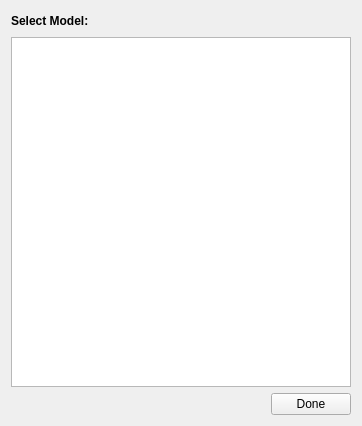
<?xml version="1.0" encoding="UTF-8"?>
<ui version="4.0">
 <class>Form</class>
 <widget class="QWidget" name="Form">
  <property name="geometry">
   <rect>
    <x>0</x>
    <y>0</y>
    <width>362</width>
    <height>426</height>
   </rect>
  </property>
  <property name="windowTitle">
   <string>Form</string>
  </property>
  <layout class="QVBoxLayout" name="verticalLayout">
   <item>
    <layout class="QHBoxLayout" name="horizontalLayout_2">
     <item>
      <widget class="QLabel" name="label">
       <property name="font">
        <font>
         <pointsize>9</pointsize>
         <weight>75</weight>
         <bold>true</bold>
        </font>
       </property>
       <property name="text">
        <string>Select Model:</string>
       </property>
      </widget>
     </item>
     <item>
      <spacer name="horizontalSpacer_2">
       <property name="orientation">
        <enum>Qt::Horizontal</enum>
       </property>
       <property name="sizeHint" stdset="0">
        <size>
         <width>40</width>
         <height>20</height>
        </size>
       </property>
      </spacer>
     </item>
    </layout>
   </item>
   <item>
    <widget class="QListWidget" name="modelNameListWidget">
     <property name="lineWidth">
      <number>5</number>
     </property>
    </widget>
   </item>
   <item>
    <layout class="QHBoxLayout" name="horizontalLayout">
     <item>
      <spacer name="horizontalSpacer">
       <property name="orientation">
        <enum>Qt::Horizontal</enum>
       </property>
       <property name="sizeHint" stdset="0">
        <size>
         <width>40</width>
         <height>20</height>
        </size>
       </property>
      </spacer>
     </item>
     <item>
      <widget class="QPushButton" name="doneButton">
       <property name="text">
        <string>Done</string>
       </property>
      </widget>
     </item>
    </layout>
   </item>
  </layout>
 </widget>
 <resources/>
 <connections/>
</ui>
